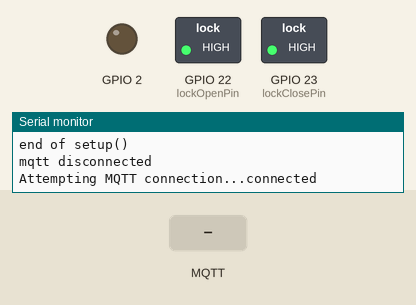
The program below on a simulated ESP32. On the bench: switched loads named in the program (green lamp = pin HIGH), output pins drawn as LEDs (lit = HIGH), the last lines printed to the serial monitor. The inputs (shaded band) are chosen by the test bench. WiFi joins after 1.5 s; servers stay silent unless stated; no MQTT or app messages arrive unless stated.

Above: at 2.7 s.
2.8 s: MQTT message "1" arrives on the first subscribed topic
At 3.1 s:
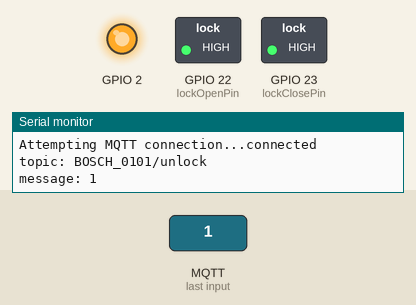
Timing chart, 0 to 9.3 s (numbered marks = the images above; inputs shaded):
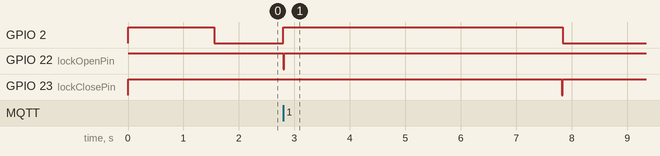

The program:

main.cpp
```cpp
#include <Arduino.h>
#include <WiFi.h>
#include <PubSubClient.h>

String wifiSsid = "Robert_Bosch_AP02";
String wifiPass = "BoschCoSpace";
// String mqttHost = "mqtt.eclipse.org";
String mqttHost  = "test.mosquitto.org";
String mqttDeviceName = "BOSCH_0101";
String mqttTopic = mqttDeviceName + "/unlock";

int lockOpenPin = 22;
int lockClosePin = 23;

WiFiClient wifiClient;
PubSubClient mqttClient(wifiClient);

void callback(char* topic, byte* message, unsigned int length);
void reconnect();
void wifiReconnect();

void setup() {
    pinMode(lockOpenPin, OUTPUT);
    pinMode(lockClosePin, OUTPUT);
    pinMode(BUILTIN_LED, OUTPUT);

    digitalWrite(lockOpenPin, HIGH);
    digitalWrite(lockClosePin, HIGH);
    digitalWrite(BUILTIN_LED, HIGH);

    Serial.begin(115200);

    wifiReconnect();

    mqttClient.setServer(mqttHost.c_str(), 1883);
    mqttClient.setCallback(callback);
    Serial.println("end of setup()");
}

void loop() {
    if (WiFi.status() != WL_CONNECTED) {
        wifiReconnect();
    }
    else {
        if (!mqttClient.connected()) {
            Serial.println("mqtt disconnected");
            reconnect();
        }
        mqttClient.loop();
    }
}

void callback(char* topic, byte* message, unsigned int length) {

    String mqttMessage = "";
    String theTopic = String(topic);

    for (int i = 0; i < length; i++) {
        mqttMessage += (char)message[i];
    }

    Serial.println("topic: " + theTopic);
    Serial.println("message: " + mqttMessage);

    if (theTopic == mqttTopic) {
        digitalWrite(BUILTIN_LED, HIGH);
        digitalWrite(lockOpenPin, LOW);
        delay(20);
        digitalWrite(lockOpenPin, HIGH);
        delay(5000);
        digitalWrite(lockClosePin, LOW);
        delay(20);
        digitalWrite(lockClosePin, HIGH);
        digitalWrite(BUILTIN_LED, LOW);
    }
}

void reconnect() {
  // Loop until we're reconnected
  while (!mqttClient.connected()) {
    Serial.print("Attempting MQTT connection...");
    // Attempt to connect
    if (mqttClient.connect(mqttDeviceName.c_str())) {
      Serial.println("connected");
      // Subscribe
      mqttClient.subscribe(mqttTopic.c_str());
      digitalWrite(BUILTIN_LED, LOW);
    } else {
      Serial.print("failed, rc=");
      Serial.print(mqttClient.state());
      Serial.println(" try again in 5 seconds");
      // Wait 5 seconds before retrying
      delay(5000);
    }
  }
}

void wifiReconnect() {
    Serial.println("Connecting to " + wifiSsid);

    WiFi.begin(wifiSsid.c_str(), wifiPass.c_str());

    unsigned long startTime = millis();

    while (WiFi.status() != WL_CONNECTED && (millis() - startTime < 30000)) {
        delay(500);
        Serial.print('.');
    }

    Serial.println();
    Serial.println("WiFi connected");
    Serial.println("IP address: ");
    Serial.println(WiFi.localIP());
}
```

Measured:
- after the input at 2.8 s, GPIO 2: LOW → HIGH at once, → LOW 5.0 s later; GPIO 22 (lockOpenPin): HIGH → LOW at once, → HIGH 0.02 s later; GPIO 23 (lockClosePin): HIGH → LOW after 5.0 s, → HIGH 0.02 s later
